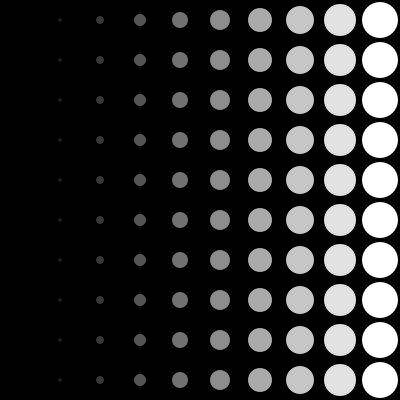
Frame 1 (no input)
Frame 60 (the mouse pressed at the canvas centre just before this capture): identical to frame 1, image omitted
Frame 120 (the mouse held since frame 60 and released just before this capture): identical to frame 1, image omitted

The Processing sketch that drew this single still picture (run headless with seeded random() and noise(); from frame 60 on, the mouse is pressed at the canvas centre):

// Processing sketch: processing_86675
// ── processing_86675.pde



int colonnes = 10;
int rangees = 10;

float largeurColonne;
float hauteurRangee;


void setup() {
  size(400, 400);
  smooth();
  
  largeurColonne = width/colonnes;
  hauteurRangee = height/rangees;

}


void draw() {

  background(0);

  noStroke();

  for (int i = 0; i < colonnes; i++ ) {
   for (int j = 0; j < rangees ; j++ ) {
     
     float x = i * largeurColonne;
     float y =  j * hauteurRangee;
        
     fill( 255 * i / (colonnes-1)  );
     
     float largeur = largeurColonne * i / colonnes;
     float hauteur = hauteurRangee * i / colonnes;
     
     ellipse(x+largeurColonne*0.5, y+hauteurRangee*0.5, largeur, hauteur);
     
     
    }
  }

  
  
}
